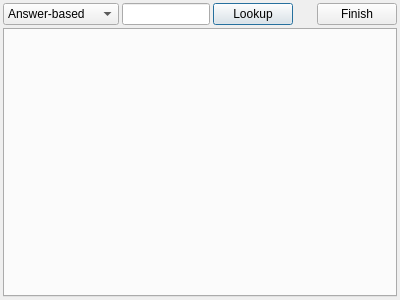
<?xml version="1.0" encoding="UTF-8"?>
<ui version="4.0">
 <class>DebugWindow</class>
 <widget class="QDialog" name="DebugWindow">
  <property name="geometry">
   <rect>
    <x>0</x>
    <y>0</y>
    <width>400</width>
    <height>300</height>
   </rect>
  </property>
  <property name="windowTitle">
   <string>Lookup Debugging</string>
  </property>
  <layout class="QVBoxLayout" name="_layout">
   <property name="spacing">
    <number>3</number>
   </property>
   <property name="leftMargin">
    <number>3</number>
   </property>
   <property name="topMargin">
    <number>3</number>
   </property>
   <property name="rightMargin">
    <number>3</number>
   </property>
   <property name="bottomMargin">
    <number>3</number>
   </property>
   <item>
    <layout class="QHBoxLayout" name="_control_layout">
     <item>
      <widget class="QComboBox" name="lookup_type_cbox">
       <property name="currentIndex">
        <number>0</number>
       </property>
       <item>
        <property name="text">
         <string>Answer-based</string>
        </property>
       </item>
       <item>
        <property name="text">
         <string>Question-based</string>
        </property>
       </item>
      </widget>
     </item>
     <item>
      <widget class="QLineEdit" name="lookup_text_edit"/>
     </item>
     <item>
      <widget class="QPushButton" name="lookup_button">
       <property name="text">
        <string>Lookup</string>
       </property>
      </widget>
     </item>
     <item>
      <spacer name="_spacer">
       <property name="orientation">
        <enum>Qt::Horizontal</enum>
       </property>
       <property name="sizeHint" stdset="0">
        <size>
         <width>40</width>
         <height>20</height>
        </size>
       </property>
      </spacer>
     </item>
     <item>
      <widget class="QPushButton" name="finish_button">
       <property name="text">
        <string>Finish</string>
       </property>
      </widget>
     </item>
    </layout>
   </item>
   <item>
    <widget class="QTabWidget" name="tab_widget">
     <property name="currentIndex">
      <number>-1</number>
     </property>
    </widget>
   </item>
  </layout>
 </widget>
 <resources/>
 <connections/>
</ui>
